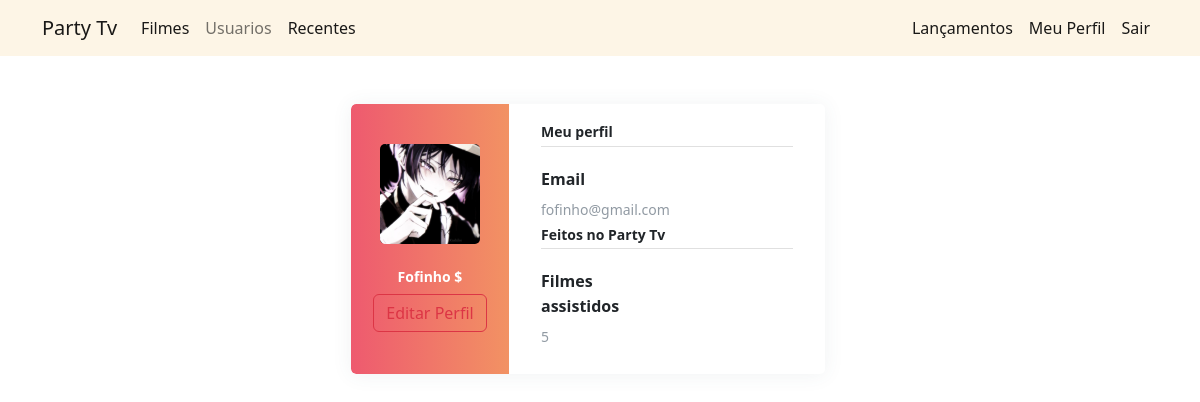
The page /perfil (signed in) on the database its author committed.
### PartyTv/models.py (models this page shows)
class Usuario(database.Model, UserMixin):
    id = database.Column(database.Integer, primary_key=True)
    username = database.Column(database.String, nullable=False)
    email = database.Column(database.String, nullable=False, unique=True)
    senha = database.Column(database.String, nullable=False)
    filmes_assistidos = database.Column(database.String, default='nenhum filmes assistido')
    foto_perfil = database.Column(database.String, default='padrao.jpg')

### PartyTv/routes.py (the view)
@app.route('/perfil')
@login_required
def perfil():
    return render_template('perfil.html')

### PartyTv/models.py (called while the page is built)
@login_manager.user_loader
def load_usuario(id_usuario):
    return Usuario.query.get(int(id_usuario))

### PartyTv/templates/perfil.html (shortened to what this page needs)
{% extends 'base.html' %}
{% block body %}
    <div class="page-content page-container" id="page-content">
    <div class="padding">
        <div class="row container d-flex justify-content-center">
<div class="col-xl-6 col-md-12">
                                                <div class="card user-card-full">
                                                    <div class="row m-l-0 m-r-0">
                                                        <div class="col-sm-4 bg-c-lite-green user-profile">
                                                            <div class="card-block text-center text-white">
                                                                <div class="m-b-25">
                                                                    <img src="{{ url_for('static', filename='fotos/{}'.format(current_user.foto_perfil)) }}" class="img-radius " alt="User-Profile-Image" width="100">
                                                                </div>
                                                                <h6 class="f-w-600">{{ current_user.username }}</h6>
                                                                <a href="{{ url_for('editar_perfil') }}"><button type="button" class="btn btn-outline-danger">Editar Perfil</button></a>
                                                            </div>
                                                        </div>
                                                        <div class="col-sm-8">
                                                            <div class="card-block">
                                                                <h6 class="m-b-20 p-b-5 b-b-default f-w-600">Meu perfil</h6>
                                                                <div class="row">
                                                                    <div class="col-sm-10">
                                                                        <p class="m-b-10 f-w-600">Email</p>
                                                                        <h6 class="text-muted f-w-400">{{ current_user.email }}</h6>
                                                                    </div>
                                                                </div>
                                                                <h6 class="m-b-20 p-b-5 b-b-default f-w-600">Feitos no Party Tv</h6>
                                                                <div class="row">
                                                                    <div class="col-sm-6">
                                                                        <p class="m-b-10  f-w-600">Filmes assistidos</p>
                                                                        {% if current_user.filmes_assistidos != 'nenhum filmes assistido' %}
                                                                            <h6 class="text-muted f-w-400">{{ current_user.filmes_assistidos.count(';') + 1}}</h6>
                                                                        {% else %}
                                                                            <h6 class="text-muted f-w-400">{{ current_user.filmes_assistidos.count(';') }}</h6>
                                                                        {% endif %}
                                                                    </div>
                                                                </div>
                                                            </div>
                                                        </div>
                                                    </div>
                                                </div>
                                            </div>
                                             </div>
                                                </div>
                                            </div>
{% endblock %}

### PartyTv/static/estiloperfil.css (style rules this page uses)
.padding { padding: 3rem !important }
.user-card-full { overflow: hidden; }
.card { border-radius: 5px; -webkit-box-shadow: 0 1px 20px 0 rgba(69,90,100,0.08); box-shadow: 0 1px 20px 0 rgba(69,90,100,0.08); border: none; margin-bottom: 30px; }
.m-r-0 { margin-right: 0px; }
.m-l-0 { margin-left: 0px; }
.user-card-full .user-profile { border-radius: 5px 0 0 5px; }
.bg-c-lite-green { background: -webkit-gradient(linear, left top, right top, from(#f29263), to(#ee5a6f)); background: linear-gradient(to right, #ee5a6f, #f29263); }
.user-profile { padding: 20px 0; }
.card-block { padding: 1.25rem; }
.m-b-25 { margin-bottom: 25px; }
.img-radius { border-radius: 5px; }
h6 { font-size: 14px; }
.card .card-block p { line-height: 25px; }
.b-b-default { border-bottom: 1px solid #e0e0e0; }
.m-b-20 { margin-bottom: 20px; }
.p-b-5 { padding-bottom: 5px !important; }
.m-b-10 { margin-bottom: 10px; }
.text-muted { color: #919aa3 !important; }
.f-w-600 { font-weight: 600; }

### rows shown on the page
Usuario: foto_perfil (picture), username "Fofinho $", email "fofinho@gmail.com", filmes_assistidos "5"
